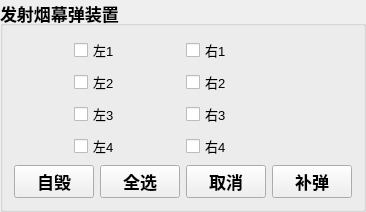
     <widget class="QGroupBox" name="groupBox_10">
      <property name="sizePolicy">
       <sizepolicy hsizetype="Expanding" vsizetype="Expanding">
        <horstretch>0</horstretch>
        <verstretch>0</verstretch>
       </sizepolicy>
      </property>
      <property name="font">
       <font>
        <pointsize>13</pointsize>
        <weight>75</weight>
        <bold>true</bold>
       </font>
      </property>
      <property name="title">
       <string>发射烟幕弹装置</string>
      </property>
      <layout class="QGridLayout" name="gridLayout_2">
       <item row="0" column="0">
        <spacer name="horizontalSpacer_13">
         <property name="orientation">
          <enum>Qt::Horizontal</enum>
         </property>
         <property name="sizeHint" stdset="0">
          <size>
           <width>0</width>
           <height>20</height>
          </size>
         </property>
        </spacer>
       </item>
       <item row="3" column="0">
        <spacer name="horizontalSpacer_16">
         <property name="orientation">
          <enum>Qt::Horizontal</enum>
         </property>
         <property name="sizeHint" stdset="0">
          <size>
           <width>0</width>
           <height>20</height>
          </size>
         </property>
        </spacer>
       </item>
       <item row="3" column="4" colspan="2">
        <widget class="QCheckBox" name="checkBox_r4">
         <property name="font">
          <font>
           <pointsize>10</pointsize>
           <weight>50</weight>
           <bold>false</bold>
          </font>
         </property>
         <property name="text">
          <string>右4</string>
         </property>
        </widget>
       </item>
       <item row="4" column="5" colspan="2">
        <widget class="QPushButton" name="pushButton_WithdrawalOfAmmunition">
         <property name="text">
          <string>补弹</string>
         </property>
        </widget>
       </item>
       <item row="3" column="1" colspan="2">
        <widget class="QCheckBox" name="checkBox_l4">
         <property name="font">
          <font>
           <pointsize>10</pointsize>
           <weight>50</weight>
           <bold>false</bold>
          </font>
         </property>
         <property name="text">
          <string>左4</string>
         </property>
        </widget>
       </item>
       <item row="1" column="0">
        <spacer name="horizontalSpacer_14">
         <property name="orientation">
          <enum>Qt::Horizontal</enum>
         </property>
         <property name="sizeHint" stdset="0">
          <size>
           <width>0</width>
           <height>20</height>
          </size>
         </property>
        </spacer>
       </item>
       <item row="3" column="6">
        <spacer name="horizontalSpacer_18">
         <property name="orientation">
          <enum>Qt::Horizontal</enum>
         </property>
         <property name="sizeHint" stdset="0">
          <size>
           <width>0</width>
           <height>20</height>
          </size>
         </property>
        </spacer>
       </item>
       <item row="4" column="2" colspan="2">
        <widget class="QPushButton" name="pushButton_All">
         <property name="text">
          <string>全选</string>
         </property>
        </widget>
       </item>
       <item row="0" column="4" colspan="2">
        <widget class="QCheckBox" name="checkBox_r1">
         <property name="font">
          <font>
           <pointsize>10</pointsize>
           <weight>50</weight>
           <bold>false</bold>
          </font>
         </property>
         <property name="text">
          <string>右1</string>
         </property>
        </widget>
       </item>
       <item row="2" column="4" colspan="2">
        <widget class="QCheckBox" name="checkBox_r3">
         <property name="font">
          <font>
           <pointsize>10</pointsize>
           <weight>50</weight>
           <bold>false</bold>
          </font>
         </property>
         <property name="text">
          <string>右3</string>
         </property>
        </widget>
       </item>
       <item row="2" column="1" colspan="2">
        <widget class="QCheckBox" name="checkBox_l3">
         <property name="font">
          <font>
           <pointsize>10</pointsize>
           <weight>50</weight>
           <bold>false</bold>
          </font>
         </property>
         <property name="text">
          <string>左3</string>
         </property>
        </widget>
       </item>
       <item row="0" column="3">
        <spacer name="horizontalSpacer_7">
         <property name="orientation">
          <enum>Qt::Horizontal</enum>
         </property>
         <property name="sizeHint" stdset="0">
          <size>
           <width>23</width>
           <height>20</height>
          </size>
         </property>
        </spacer>
       </item>
       <item row="1" column="6">
        <spacer name="horizontalSpacer_12">
         <property name="orientation">
          <enum>Qt::Horizontal</enum>
         </property>
         <property name="sizeHint" stdset="0">
          <size>
           <width>0</width>
           <height>20</height>
          </size>
         </property>
        </spacer>
       </item>
       <item row="4" column="4">
        <widget class="QPushButton" name="pushButton_Cancel">
         <property name="text">
          <string>取消</string>
         </property>
        </widget>
       </item>
       <item row="0" column="1" colspan="2">
        <widget class="QCheckBox" name="checkBox_l1">
         <property name="font">
          <font>
           <pointsize>10</pointsize>
           <weight>50</weight>
           <bold>false</bold>
          </font>
         </property>
         <property name="text">
          <string>左1</string>
         </property>
        </widget>
       </item>
       <item row="0" column="6">
        <spacer name="horizontalSpacer_11">
         <property name="orientation">
          <enum>Qt::Horizontal</enum>
         </property>
         <property name="sizeHint" stdset="0">
          <size>
           <width>0</width>
           <height>20</height>
          </size>
         </property>
        </spacer>
       </item>
       <item row="1" column="3">
        <spacer name="horizontalSpacer_8">
         <property name="orientation">
          <enum>Qt::Horizontal</enum>
         </property>
         <property name="sizeHint" stdset="0">
          <size>
           <width>23</width>
           <height>20</height>
          </size>
         </property>
        </spacer>
       </item>
       <item row="2" column="6">
        <spacer name="horizontalSpacer_17">
         <property name="orientation">
          <enum>Qt::Horizontal</enum>
         </property>
         <property name="sizeHint" stdset="0">
          <size>
           <width>0</width>
           <height>20</height>
          </size>
         </property>
        </spacer>
       </item>
       <item row="2" column="3">
        <spacer name="horizontalSpacer_9">
         <property name="orientation">
          <enum>Qt::Horizontal</enum>
         </property>
         <property name="sizeHint" stdset="0">
          <size>
           <width>23</width>
           <height>20</height>
          </size>
         </property>
        </spacer>
       </item>
       <item row="2" column="0">
        <spacer name="horizontalSpacer_15">
         <property name="orientation">
          <enum>Qt::Horizontal</enum>
         </property>
         <property name="sizeHint" stdset="0">
          <size>
           <width>0</width>
           <height>20</height>
          </size>
         </property>
        </spacer>
       </item>
       <item row="1" column="4" colspan="2">
        <widget class="QCheckBox" name="checkBox_r2">
         <property name="font">
          <font>
           <pointsize>10</pointsize>
           <weight>50</weight>
           <bold>false</bold>
          </font>
         </property>
         <property name="text">
          <string>右2</string>
         </property>
        </widget>
       </item>
       <item row="3" column="3">
        <spacer name="horizontalSpacer_10">
         <property name="orientation">
          <enum>Qt::Horizontal</enum>
         </property>
         <property name="sizeHint" stdset="0">
          <size>
           <width>23</width>
           <height>20</height>
          </size>
         </property>
        </spacer>
       </item>
       <item row="1" column="1" colspan="2">
        <widget class="QCheckBox" name="checkBox_l2">
         <property name="font">
          <font>
           <pointsize>10</pointsize>
           <weight>50</weight>
           <bold>false</bold>
          </font>
         </property>
         <property name="text">
          <string>左2</string>
         </property>
        </widget>
       </item>
       <item row="4" column="0" colspan="2">
        <widget class="QPushButton" name="pushButton_SelfDestruct">
         <property name="minimumSize">
          <size>
           <width>0</width>
           <height>0</height>
          </size>
         </property>
         <property name="text">
          <string>自毁</string>
         </property>
        </widget>
       </item>
      </layout>
     </widget>
